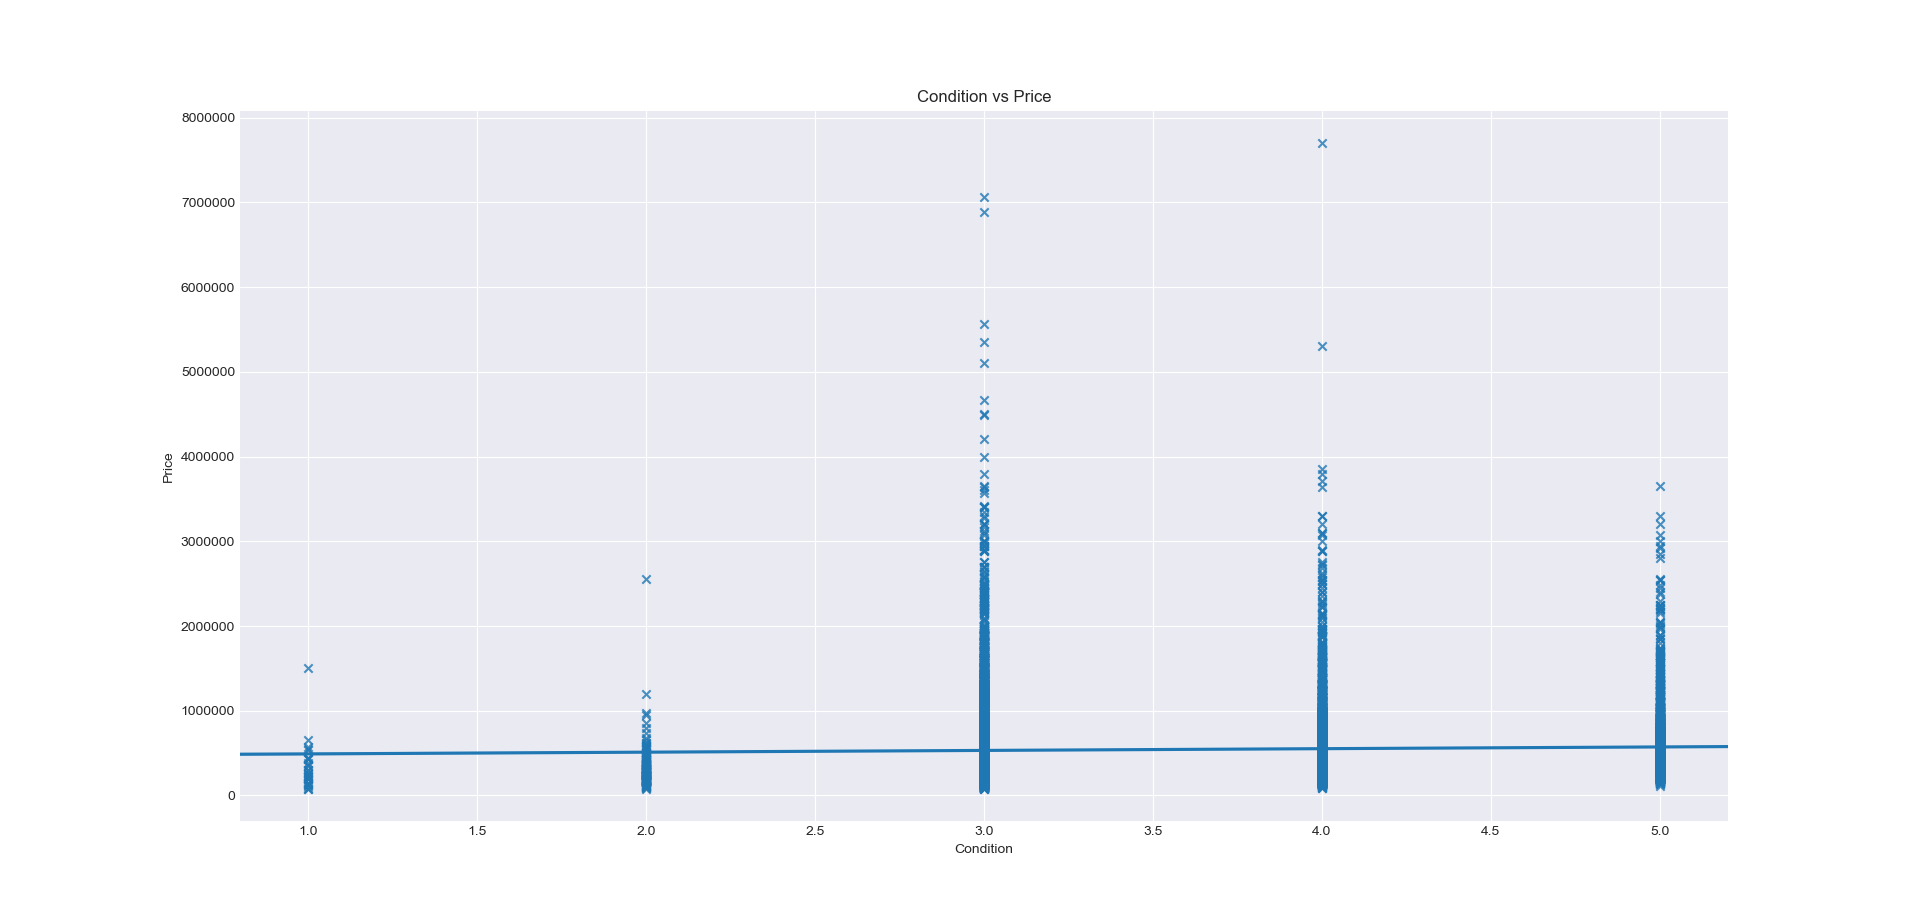

This figure's Python source:
# -*- coding: utf-8 -*-
"""
Created on Fri Jan 19 20:54:16 2018

@author: pravin
"""

import pandas as pd
import matplotlib.pyplot as plt
import seaborn as sns

#since heatmap shows condition is not very useful for predicting the price (i.e. condition does not influence the value of price)
def visualize():
    dataset=pd.read_csv('../dataset.csv')
    del dataset['id'] #as we know id of a house is not important in predicting its price
    sns.regplot(x='condition',y='price',data=dataset,scatter=True,marker='x')
    plt.title('Condition vs Price')
    plt.xlabel('Condition')
    plt.ylabel('Price')
    plt.show()
visualize()
